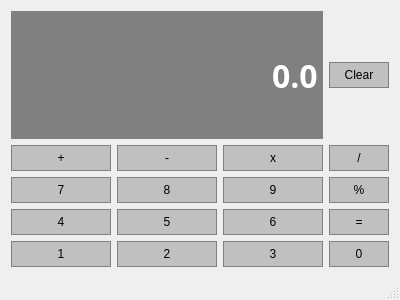
<?xml version="1.0" encoding="UTF-8"?>
<ui version="4.0">
 <class>MainWindow</class>
 <widget class="QMainWindow" name="MainWindow">
  <property name="geometry">
   <rect>
    <x>0</x>
    <y>0</y>
    <width>400</width>
    <height>300</height>
   </rect>
  </property>
  <property name="windowTitle">
   <string>MainWindow</string>
  </property>
  <widget class="QWidget" name="centralWidget">
   <layout class="QGridLayout" name="gridLayout">
    <item row="3" column="1">
     <widget class="QPushButton" name="subtract">
      <property name="styleSheet">
       <string notr="true">QPushButton {
     background-color: #C0C0C0; border: 1px solid gray;
	border-radius: 0px;
	padding: 5px;
}
QPushButton:pressed {
    background-color: #A9A9A9; border: 1px solid gray;
	border-radius: 0px;
	padding: 5px;
}</string>
      </property>
      <property name="text">
       <string>-</string>
      </property>
     </widget>
    </item>
    <item row="5" column="1">
     <widget class="QPushButton" name="num5">
      <property name="styleSheet">
       <string notr="true">QPushButton {
     background-color: #C0C0C0; border: 1px solid gray;
	border-radius: 0px;
	padding: 5px;
}
QPushButton:pressed {
    background-color: #A9A9A9; border: 1px solid gray;
	border-radius: 0px;
	padding: 5px;
}</string>
      </property>
      <property name="text">
       <string>5</string>
      </property>
     </widget>
    </item>
    <item row="5" column="2">
     <widget class="QPushButton" name="num6">
      <property name="styleSheet">
       <string notr="true">QPushButton {
     background-color: #C0C0C0; border: 1px solid gray;
	border-radius: 0px;
	padding: 5px;
}
QPushButton:pressed {
    background-color: #A9A9A9; border: 1px solid gray;
	border-radius: 0px;
	padding: 5px;
}</string>
      </property>
      <property name="text">
       <string>6</string>
      </property>
     </widget>
    </item>
    <item row="6" column="1">
     <widget class="QPushButton" name="num2">
      <property name="styleSheet">
       <string notr="true">QPushButton {
     background-color: #C0C0C0; border: 1px solid gray;
	border-radius: 0px;
	padding: 5px;
}
QPushButton:pressed {
    background-color: #A9A9A9; border: 1px solid gray;
	border-radius: 0px;
	padding: 5px;
}</string>
      </property>
      <property name="text">
       <string>2</string>
      </property>
     </widget>
    </item>
    <item row="0" column="0" colspan="3">
     <widget class="QLineEdit" name="lineEdit">
      <property name="sizePolicy">
       <sizepolicy hsizetype="Preferred" vsizetype="Expanding">
        <horstretch>0</horstretch>
        <verstretch>0</verstretch>
       </sizepolicy>
      </property>
      <property name="font">
       <font>
        <family>Arial Black</family>
        <pointsize>24</pointsize>
        <weight>75</weight>
        <bold>true</bold>
       </font>
      </property>
      <property name="styleSheet">
       <string notr="true">QLineEdit {
     background-color: gray; border: 1px solid gray;
	color: #ffffff;}</string>
      </property>
      <property name="text">
       <string>0.0</string>
      </property>
      <property name="alignment">
       <set>Qt::AlignRight|Qt::AlignTrailing|Qt::AlignVCenter</set>
      </property>
     </widget>
    </item>
    <item row="4" column="2">
     <widget class="QPushButton" name="num9">
      <property name="styleSheet">
       <string notr="true">QPushButton {
     background-color: #C0C0C0; border: 1px solid gray;
	border-radius: 0px;
	padding: 5px;
}
QPushButton:pressed {
    background-color: #A9A9A9; border: 1px solid gray;
	border-radius: 0px;
	padding: 5px;
}</string>
      </property>
      <property name="text">
       <string>9</string>
      </property>
     </widget>
    </item>
    <item row="3" column="3">
     <widget class="QPushButton" name="divide">
      <property name="styleSheet">
       <string notr="true">QPushButton {
     background-color: #C0C0C0; border: 1px solid gray;
	border-radius: 0px;
	padding: 5px;
}
QPushButton:pressed {
    background-color: #A9A9A9; border: 1px solid gray;
	border-radius: 0px;
	padding: 5px;
}</string>
      </property>
      <property name="text">
       <string>/</string>
      </property>
     </widget>
    </item>
    <item row="4" column="0">
     <widget class="QPushButton" name="num7">
      <property name="styleSheet">
       <string notr="true">QPushButton {
     background-color: #C0C0C0; border: 1px solid gray;
	border-radius: 0px;
	padding: 5px;
}
QPushButton:pressed {
    background-color: #A9A9A9; border: 1px solid gray;
	border-radius: 0px;
	padding: 5px;
}</string>
      </property>
      <property name="text">
       <string>7</string>
      </property>
     </widget>
    </item>
    <item row="6" column="2">
     <widget class="QPushButton" name="num3">
      <property name="styleSheet">
       <string notr="true">QPushButton {
     background-color: #C0C0C0; border: 1px solid gray;
	border-radius: 0px;
	padding: 5px;
}
QPushButton:pressed {
    background-color: #A9A9A9; border: 1px solid gray;
	border-radius: 0px;
	padding: 5px;
}</string>
      </property>
      <property name="text">
       <string>3</string>
      </property>
     </widget>
    </item>
    <item row="6" column="0">
     <widget class="QPushButton" name="num1">
      <property name="styleSheet">
       <string notr="true">QPushButton {
     background-color: #C0C0C0; border: 1px solid gray;
	border-radius: 0px;
	padding: 5px;
}
QPushButton:pressed {
    background-color: #A9A9A9; border: 1px solid gray;
	border-radius: 0px;
	padding: 5px;
}</string>
      </property>
      <property name="text">
       <string>1</string>
      </property>
     </widget>
    </item>
    <item row="3" column="0">
     <widget class="QPushButton" name="add">
      <property name="styleSheet">
       <string notr="true">QPushButton {
     background-color: #C0C0C0; border: 1px solid gray;
	border-radius: 0px;
	padding: 5px;
}
QPushButton:pressed {
    background-color: #A9A9A9; border: 1px solid gray;
	border-radius: 0px;
	padding: 5px;
}</string>
      </property>
      <property name="text">
       <string>+</string>
      </property>
     </widget>
    </item>
    <item row="4" column="3">
     <widget class="QPushButton" name="mod">
      <property name="styleSheet">
       <string notr="true">QPushButton {
     background-color: #C0C0C0; border: 1px solid gray;
	border-radius: 0px;
	padding: 5px;
}
QPushButton:pressed {
    background-color: #A9A9A9; border: 1px solid gray;
	border-radius: 0px;
	padding: 5px;
}</string>
      </property>
      <property name="text">
       <string>%</string>
      </property>
     </widget>
    </item>
    <item row="6" column="3">
     <widget class="QPushButton" name="num0">
      <property name="styleSheet">
       <string notr="true">QPushButton {
     background-color: #C0C0C0; border: 1px solid gray;
	border-radius: 0px;
	padding: 5px;
}
QPushButton:pressed {
    background-color: #A9A9A9; border: 1px solid gray;
	border-radius: 0px;
	padding: 5px;
}</string>
      </property>
      <property name="text">
       <string>0</string>
      </property>
     </widget>
    </item>
    <item row="5" column="0">
     <widget class="QPushButton" name="num4">
      <property name="styleSheet">
       <string notr="true">QPushButton {
     background-color: #C0C0C0; border: 1px solid gray;
	border-radius: 0px;
	padding: 5px;
}
QPushButton:pressed {
    background-color: #A9A9A9; border: 1px solid gray;
	border-radius: 0px;
	padding: 5px;
}</string>
      </property>
      <property name="text">
       <string>4</string>
      </property>
     </widget>
    </item>
    <item row="4" column="1">
     <widget class="QPushButton" name="num8">
      <property name="styleSheet">
       <string notr="true">QPushButton {
     background-color: #C0C0C0; border: 1px solid gray;
	border-radius: 0px;
	padding: 5px;
}
QPushButton:pressed {
    background-color: #A9A9A9; border: 1px solid gray;
	border-radius: 0px;
	padding: 5px;
}</string>
      </property>
      <property name="text">
       <string>8</string>
      </property>
     </widget>
    </item>
    <item row="3" column="2">
     <widget class="QPushButton" name="multiply">
      <property name="styleSheet">
       <string notr="true">QPushButton {
     background-color: #C0C0C0; border: 1px solid gray;
	border-radius: 0px;
	padding: 5px;
}
QPushButton:pressed {
    background-color: #A9A9A9; border: 1px solid gray;
	border-radius: 0px;
	padding: 5px;
}</string>
      </property>
      <property name="text">
       <string>x</string>
      </property>
     </widget>
    </item>
    <item row="5" column="3">
     <widget class="QPushButton" name="equals">
      <property name="styleSheet">
       <string notr="true">QPushButton {
     background-color: #C0C0C0; border: 1px solid gray;
	border-radius: 0px;
	padding: 5px;
}
QPushButton:pressed {
    background-color: #A9A9A9; border: 1px solid gray;
	border-radius: 0px;
	padding: 5px;
}</string>
      </property>
      <property name="text">
       <string>=</string>
      </property>
     </widget>
    </item>
    <item row="0" column="3">
     <widget class="QPushButton" name="Clear">
      <property name="styleSheet">
       <string notr="true">QPushButton {
     background-color: #C0C0C0; border: 1px solid gray;
	border-radius: 0px;
	padding: 5px;
}
QPushButton:pressed {
    background-color: #A9A9A9; border: 1px solid gray;
	border-radius: 0px;
	padding: 5px;
}</string>
      </property>
      <property name="text">
       <string>Clear</string>
      </property>
     </widget>
    </item>
   </layout>
  </widget>
  <widget class="QMenuBar" name="menuBar">
   <property name="geometry">
    <rect>
     <x>0</x>
     <y>0</y>
     <width>400</width>
     <height>22</height>
    </rect>
   </property>
  </widget>
  <widget class="QStatusBar" name="statusBar"/>
 </widget>
 <layoutdefault spacing="6" margin="11"/>
 <resources/>
 <connections/>
</ui>
